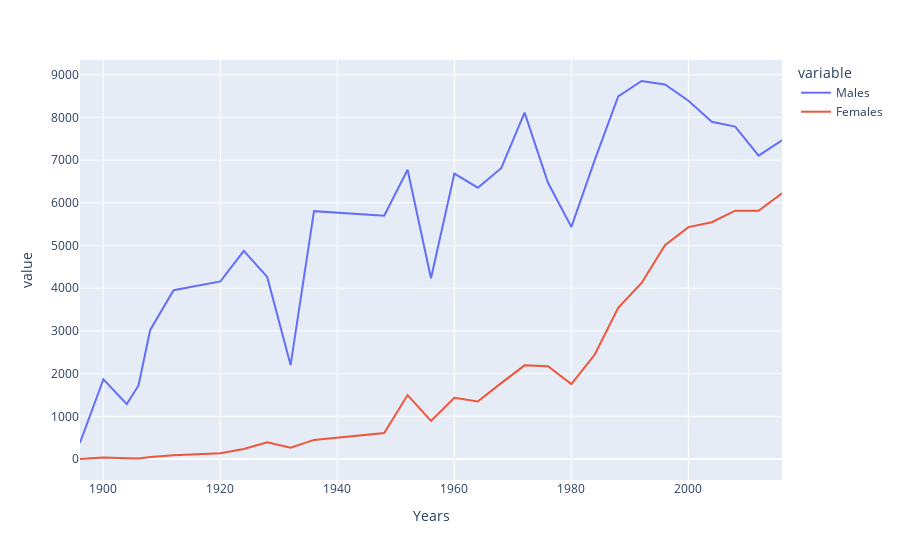

The notebook cell saved with this chart:
### Code cell
#px.line(x=part.columns,y=part.iloc[0,:])
px.line(x,x='Years',y=['Males','Females'])

### Figure 1 — Plotly figure (JSON) as saved in the notebook; plotly's stock layout.template omitted (floating-point values rounded to 4 significant figures)
{"data": [{"hovertemplate": "variable=Males<br>Years=%{x}<br>value=%{y}<extra></extra>", "legendgroup": "Males", "line": {"color": "#636efa", "dash": "solid"}, "marker": {"symbol": "circle"}, "mode": "lines", "name": "Males", "orientation": "v", "showlegend": true, "type": "scatter", "x": [1896, 1900, 1904, 1906, 1908, 1912, 1920, 1924, 1928, 1932, 1936, 1948, 1952, 1956, 1960, 1964, 1968, 1972, 1976, 1980, 1984, 1988, 1992, 1996, 2000, 2004, 2008, 2012, 2016], "xaxis": "x", "y": [380, 1865, 1285, 1722, 3022, 3953, 4158, 4876, 4265, 2200, 5804, 5698, 6773, 4234, 6684, 6354, 6811, 8111, 6469, 5435, 7007, 8494, 8853, 8772, 8390, 7897, 7786, 7105, 7465], "yaxis": "y"}, {"hovertemplate": "variable=Females<br>Years=%{x}<br>value=%{y}<extra></extra>", "legendgroup": "Females", "line": {"color": "#EF553B", "dash": "solid"}, "marker": {"symbol": "circle"}, "mode": "lines", "name": "Females", "orientation": "v", "showlegend": true, "type": "scatter", "x": [1896, 1900, 1904, 1906, 1908, 1912, 1920, 1924, 1928, 1932, 1936, 1948, 1952, 1956, 1960, 1964, 1968, 1972, 1976, 1980, 1984, 1988, 1992, 1996, 2000, 2004, 2008, 2012, 2016], "xaxis": "x", "y": [0, 33, 16, 11, 47, 87, 134, 234, 391, 265, 447, 610, 1497, 893, 1435, 1348, 1777, 2193, 2172, 1756, 2447, 3543, 4124, 5008, 5431, 5546, 5816, 5815, 6223], "yaxis": "y"}], "layout": {"legend": {"title": {"text": "variable"}, "tracegroupgap": 0}, "margin": {"t": 60}, "xaxis": {"anchor": "y", "domain": [0, 1], "title": {"text": "Years"}}, "yaxis": {"anchor": "x", "domain": [0, 1], "title": {"text": "value"}}}}
